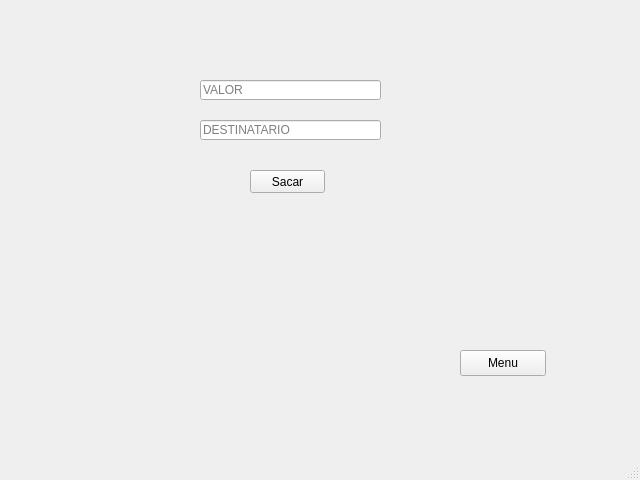
<?xml version="1.0" encoding="UTF-8"?>
<ui version="4.0">
 <class>MainWindow</class>
 <widget class="QMainWindow" name="MainWindow">
  <property name="geometry">
   <rect>
    <x>0</x>
    <y>0</y>
    <width>640</width>
    <height>480</height>
   </rect>
  </property>
  <property name="windowTitle">
   <string>MainWindow</string>
  </property>
  <widget class="QWidget" name="centralwidget">
   <widget class="QPushButton" name="botao_sacar">
    <property name="geometry">
     <rect>
      <x>250</x>
      <y>170</y>
      <width>75</width>
      <height>23</height>
     </rect>
    </property>
    <property name="text">
     <string>Sacar</string>
    </property>
   </widget>
   <widget class="QLineEdit" name="edit_valor">
    <property name="geometry">
     <rect>
      <x>200</x>
      <y>80</y>
      <width>181</width>
      <height>20</height>
     </rect>
    </property>
    <property name="text">
     <string/>
    </property>
    <property name="readOnly">
     <bool>false</bool>
    </property>
    <property name="placeholderText">
     <string>VALOR</string>
    </property>
    <property name="clearButtonEnabled">
     <bool>true</bool>
    </property>
   </widget>
   <widget class="QPushButton" name="botao_menu">
    <property name="geometry">
     <rect>
      <x>460</x>
      <y>350</y>
      <width>86</width>
      <height>26</height>
     </rect>
    </property>
    <property name="text">
     <string>Menu</string>
    </property>
   </widget>
   <widget class="QLineEdit" name="edit_conta_Destinatario">
    <property name="geometry">
     <rect>
      <x>200</x>
      <y>120</y>
      <width>181</width>
      <height>20</height>
     </rect>
    </property>
    <property name="text">
     <string/>
    </property>
    <property name="readOnly">
     <bool>false</bool>
    </property>
    <property name="placeholderText">
     <string>DESTINATARIO</string>
    </property>
    <property name="cursorMoveStyle">
     <enum>Qt::VisualMoveStyle</enum>
    </property>
    <property name="clearButtonEnabled">
     <bool>true</bool>
    </property>
   </widget>
  </widget>
  <widget class="QStatusBar" name="statusbar"/>
 </widget>
 <resources/>
 <connections/>
</ui>
